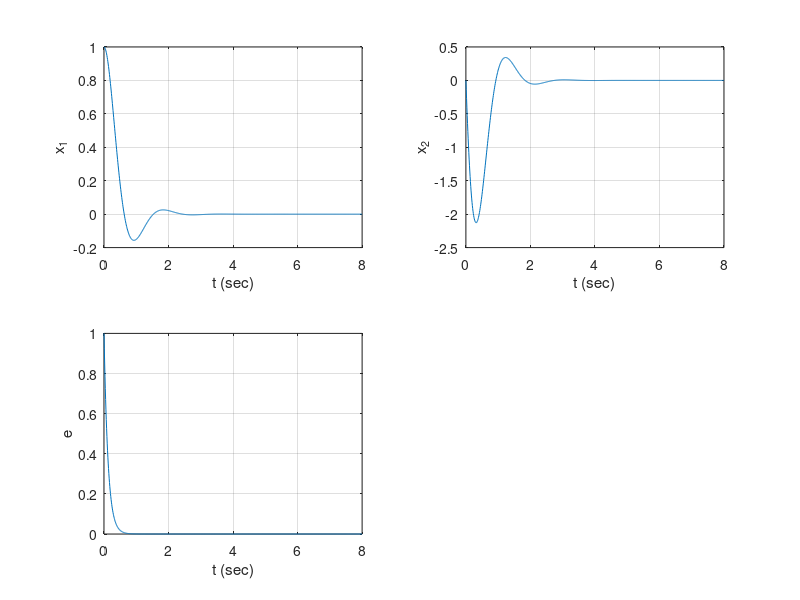

This figure's MATLAB source:
% Response to initial condition-- minimum-order observer

A = [0, 1;0, -2];
B = [0;4];
K = [4, 0.5];
Kb = 0.5;
Ke = 6;
Aab = 1;Abb = -2;
AA = [A-B*K, B*Kb;zeros(1,2), Abb-Ke*Aab];
sys = ss(AA, eye(3), eye(3), eye(3));
t = 0:0.01:8;
x = initial(sys, [1;0;1], t);
x1 = [1, 0, 0]*x';
x2 = [0, 1, 0]*x';
e  = [0, 0, 1]*x';

subplot(2,2,1);plot(t,x1);grid
xlabel('t (sec)');ylabel('x_1')

subplot(2,2,2);plot(t,x2);grid
xlabel('t (sec)');ylabel('x_2')

subplot(2,2,3);plot(t,e);grid
xlabel('t (sec)');ylabel('e')
